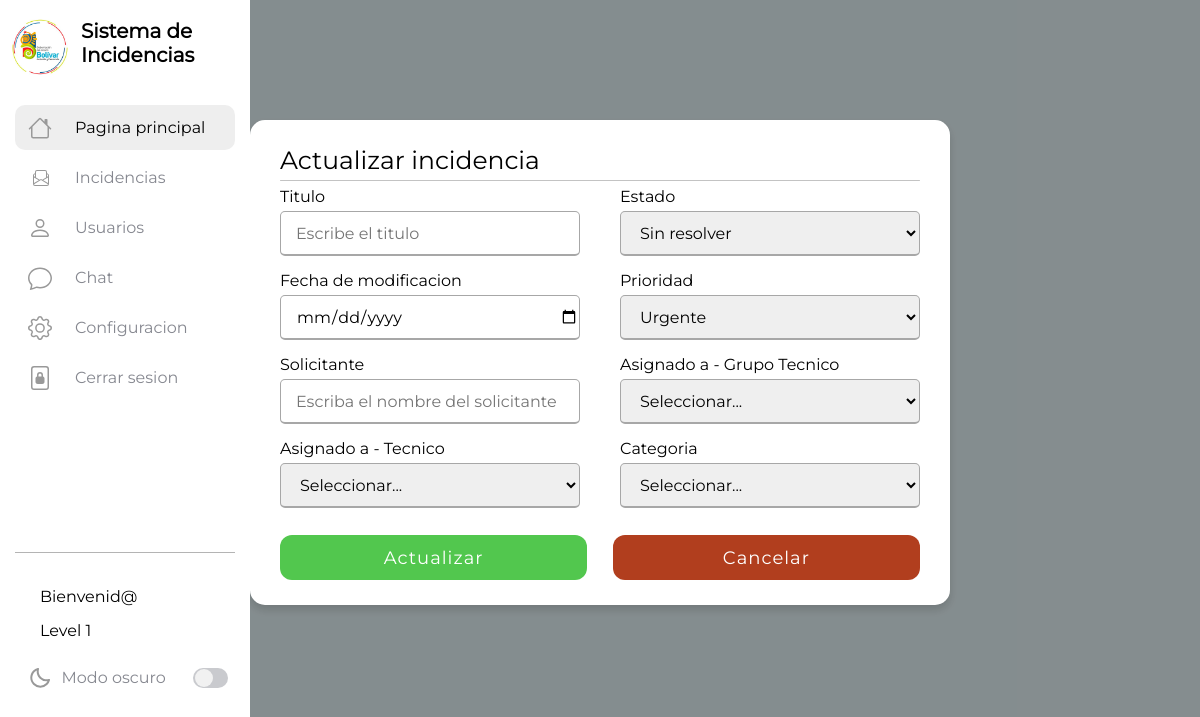
The app's page /backend/php/editar_admin.php?id=63 with its own data.
### tables this page shows
CREATE TABLE `incidencias` (
  `id` int(20) NOT NULL AUTO_INCREMENT,
  `titulo` varchar(100) NOT NULL,
  `estado` varchar(100) NOT NULL,
  `prioridad` varchar(100) NOT NULL,
  `solicitante` varchar(100) NOT NULL,
  `tecnico` varchar(100) NOT NULL,
  `grupo` varchar(100) NOT NULL,
  `categoria` varchar(100) NOT NULL,
  `fecha` date DEFAULT '1970-01-01',
  PRIMARY KEY (`id`)
);

### backend/php/editar_admin.php (the view, shortened to what this page needs)
<!DOCTYPE html>
<html lang="en">
<head>
  <link rel="stylesheet" href="/frontend/aseets/css/index.css" />
  <link rel="stylesheet" href="/frontend/aseets/css/navbar.css" />
  <link rel="stylesheet" href="/frontend/aseets/css/modalAdd.css" />
  <link rel="stylesheet" href="/frontend/aseets/css/modalUpd.css" />
</head>
<body>
  <div class="barra-lateral">
    <div>
      <div class="nombre-pagina">
        <ion-icon id="cloud" name="cloud-outline">
          <img id="log-gob" class="img-log" src="/frontend/aseets/img/logo-round.jpg" />
        </ion-icon>
        <span class="nombre">Sistema de Incidencias</span>
      </div>
    </div>
    <nav class="navegacion">
      <ul>
        <li>
          <a id="inbox" href="/frontend/view/admin/index.php">
            <ion-icon name="mail-unread-outline">
              <img class="ico-center" src="/frontend/aseets/icons/house.svg" />
            </ion-icon>
            <span>Pagina principal</span>
          </a>
        </li>
        <li>
          <a class="user" href="/frontend/view/admin/level_admin.php">
            <ion-icon name="mail-unread-outline">
              <img class="icono-inc" src="/frontend/aseets/icons/envelope-paper.svg" />
            </ion-icon>
            <span>Incidencias</span>
          </a>
        </li>
        <li>
          <a class="user" href="/frontend/view/admin/users.php">
            <ion-icon name="star-outline">
              <img class="ico-center" src="/frontend/aseets/icons/person.svg" />
            </ion-icon>
            <span>Usuarios</span>
          </a>
        </li>
        <li>
          <a class="user" href="/frontend/view/admin/chat.php">
            <ion-icon name="paper-plane-outline">
              <img class="ico-center" src="/frontend/aseets/icons/chat.svg" />
            </ion-icon>
            <span>Chat</span>
          </a>
        </li>
        <li>
          <a href="/frontend/view/admin/setting.php">
            <ion-icon name="paper-plane-outline">
              <img class="ico-center" src="/frontend/aseets/icons/gear.svg" />
            </ion-icon>
            <span>Configuracion</span>
          </a>
        </li>
        <li>
          <a href="/frontend/view/logout.php">
            <ion-icon name="document-text-outline">
              <img class="icons-menu ico-center" src="/frontend/aseets/icons/file-lock2.svg" />
            </ion-icon>
            <span>Cerrar sesion</span>
          </a>
        </li>
      </ul>
    </nav>
    <div>
      <div class="linea"></div>
      <div class="info-usuario">
        <div class="nombre-email">
          <span class="nombre">
            <span class="title-profile">Bienvenid@ <?php echo $_SESSION['username'] ?> </span>
            <span class="title-profile">Level 1
            </span>
          </span>
        </div>
      </div>
      <div class="modo-oscuro">
        <div class="info">
          <img class="ico ico-center" src="/frontend/aseets/icons/bx-moon.svg" />
          <span class="dark-text">Modo oscuro</span>
        </div>
        <div class="switch">
          <div class="base">
            <div class="circulo">
            </div>
          </div>
        </div>
      </div>
    </div>
  </div>
  <main class=" table-pos ">
    <div class="modal-box">
      <div class="formulario">
        <div class="container">
          <div class="title">Actualizar incidencia</div>
          <div class="content">
            <form method="POST">
              <?php
              include('C:\xampp\htdocs\backend\php\dbconnection.php');
              $id = $_GET['id'];
              $query = mysqli_query($con, "select * from incidencias where ID = '$id' ");
              while ($row = mysqli_fetch_array($query)) {
              ?>
                <div class="user-details">
                  <div class="input-box">
                    <span class="details">Titulo</span>
                    <input type="text" name="titulo" value="<?php echo $row['titulo'] ?>" placeholder="Escribe el titulo " required />
                  </div>
                  <div class="input-box">
                    <span class="details">Estado</span>
                    <select name="estado" value="<?php echo $row['estado'] ?>" class="input-extr">
                      <option>Sin resolver</option>
                    </select>
                  </div>
                  <div class="input-box">
                    <span class="details">Fecha de modificacion</span>
                    <input type="date" name="fecha" value="<?php echo $row['fecha'] ?>" required />
                  </div>
                  <div class="input-box">
                    <span class="details">Prioridad</span>
                    <select name="prioridad" value="<?php echo $row['prioridad'] ?>" class="input-extr">
                      <option selected>Urgente</option>
                    </select>
                  </div>
                  <div class="input-box">
                    <span class="details">Solicitante</span>
                    <input name="solicitante" value="<?php echo $row['solicitante'] ?>" type="text" placeholder="Escriba el nombre del solicitante" required />
                  </div>
                  <div class="input-box">
                    <span class="details">Asignado a - Grupo Tecnico</span>
                    <select name="grupo" value="<?php echo $row['grupo'] ?>" class="input-extr">
                      <option selected>Seleccionar...</option>
                    </select>
                  </div>
                  <div class="input-box">
                    <span class="details">Asignado a - Tecnico</span>
                    <select name="tecnico" value="<?php echo $row['tecnico'] ?>" class="input-extr">
                      <option selected>Seleccionar...</option>
                    </select>
                  </div>
                  <div class="input-box">
                    <span class="details">Categoria</span>
                    <select name="categoria" value="<?php echo $row['categoria'] ?>" class="input-extr">
                      <option selected>Seleccionar...</option>
                    </select>
                  </div>
                </div>
              <?php } ?>
              <div class="button-container">
                <div class="button">
                  <input class="button-grd" type="submit" value="Actualizar" />
                </div>
                <div class="button">
                  <button class="button-can close-btn" type="button" value="Cancelar">Cancelar</button>
                </div>
              </div>
            </form>
          </div>
        </div>
      </div>
    </div>
  </main>
</body>
</html>

### frontend/aseets/css/index.css (style rules this page uses)
.container { color: var(--color-texto); max-width: 700px; margin-top: 10%; margin-left: auto; margin-right: auto; width: 80vw; background: var(--color-barra-lateral); padding: 25px 30px; border-radius: 15px; box-shadow: 0 5px 10px rgba(0, 0, 0, 0.15); }
.container .title { font-size: 25px; font-weight: 500; position: relative; }
.container .title::before { position: absolute; content: ""; height: 0.8px; width: 100%; top: 35px; right: 0; left: 0; bottom: 0; border-radius: 5px; background: rgba(160, 160, 160, 0.629); }
.container .content form .user-details { display: flex; flex-wrap: wrap; justify-content: space-between; margin: 12px 0 12px 0; }
.container .content form .user-details .input-box { margin-bottom: 15px; width: calc(100% / 2 - 20px); }
.container .content form .user-details .input-box .details { display: block; font-weight: 500; margin-bottom: 5px; }
.container .content form .user-details .input-box input { height: 45px; width: 100%; outline: none; font-size: 16px; border-radius: 5px; padding-left: 15px; border: 1px solid #ccc; border-bottom-width: 2px; transition: all 0.3s ease; }
.input-extr { height: 45px; width: 100%; outline: none; font-size: 16px; border-radius: 5px; padding-left: 15px; border: 1px solid #ccc; border-bottom-width: 2px; transition: all 0.3s ease; }
.container .content form .button { height: 45px; }
.container .content form .button input { height: 100%; width: 40%; border-radius: 12px; outline: none; border: none; font-size: 18px; background: #52c74e; color: var(--color-barra-lateral); cursor: pointer; font-weight: 500; letter-spacing: 1px; transition: all 0.3s ease; }
.container .content form .button button { height: 100%; width: 40%; border-radius: 12px; outline: none; border: none; font-size: 18px; background: #b13e1e; color: var(--color-barra-lateral); cursor: pointer; font-weight: 500; letter-spacing: 1px; transition: all 0.3s ease; }
.container .content form .button-container { display: flex; justify-content: space-between; }
.container .content form .button-container .button { width: 48%; }
.container .content form .button-container .button input { width: 100%; }
.container .content form .button-container .button button { width: 100%; }
.table-pos { display: flex; flex-direction: column; justify-content: center; align-items: center; }

### frontend/aseets/css/modalAdd.css (style rules this page uses)
.modal-box { position: fixed; z-index: 1; left: 0; top: 0; width: 100%; height: 100%; overflow: auto; background-color: rgba(0, 0, 0, 0.4); }

### records on screen
incidencias: estado "Sin resolver", prioridad "Urgente", grupo "Seleccionar...", tecnico "Seleccionar...", categoria "Seleccionar..."
